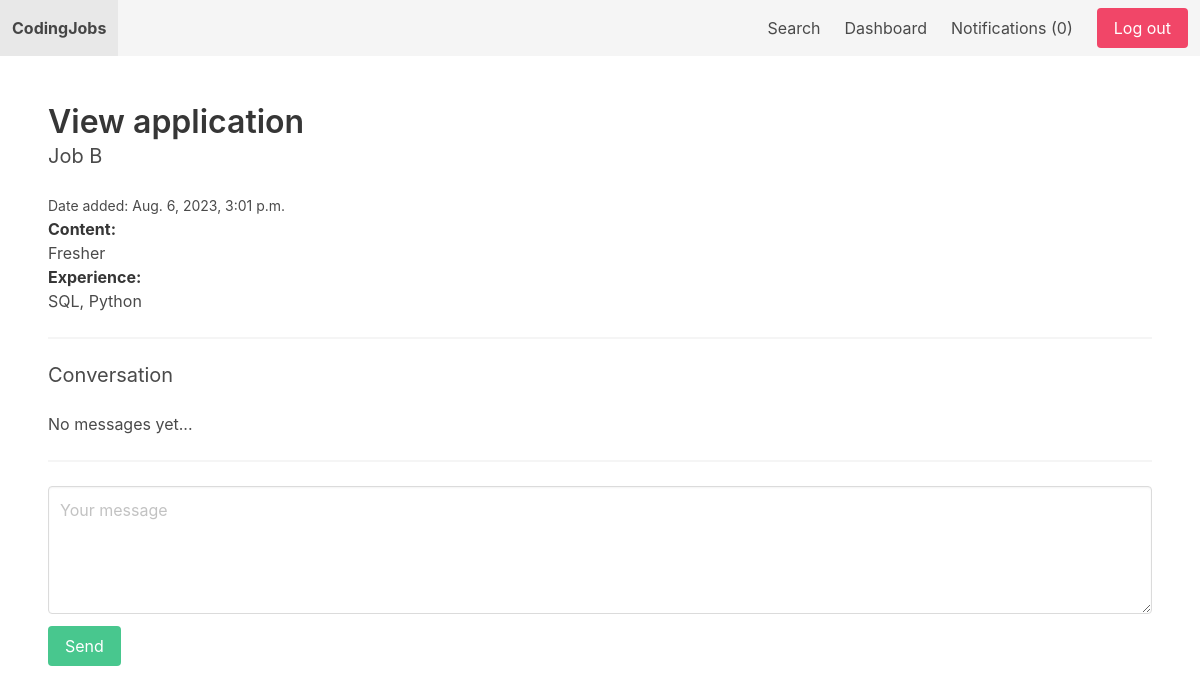
The app's page /dashboard/application/1/ (signed in), older data.
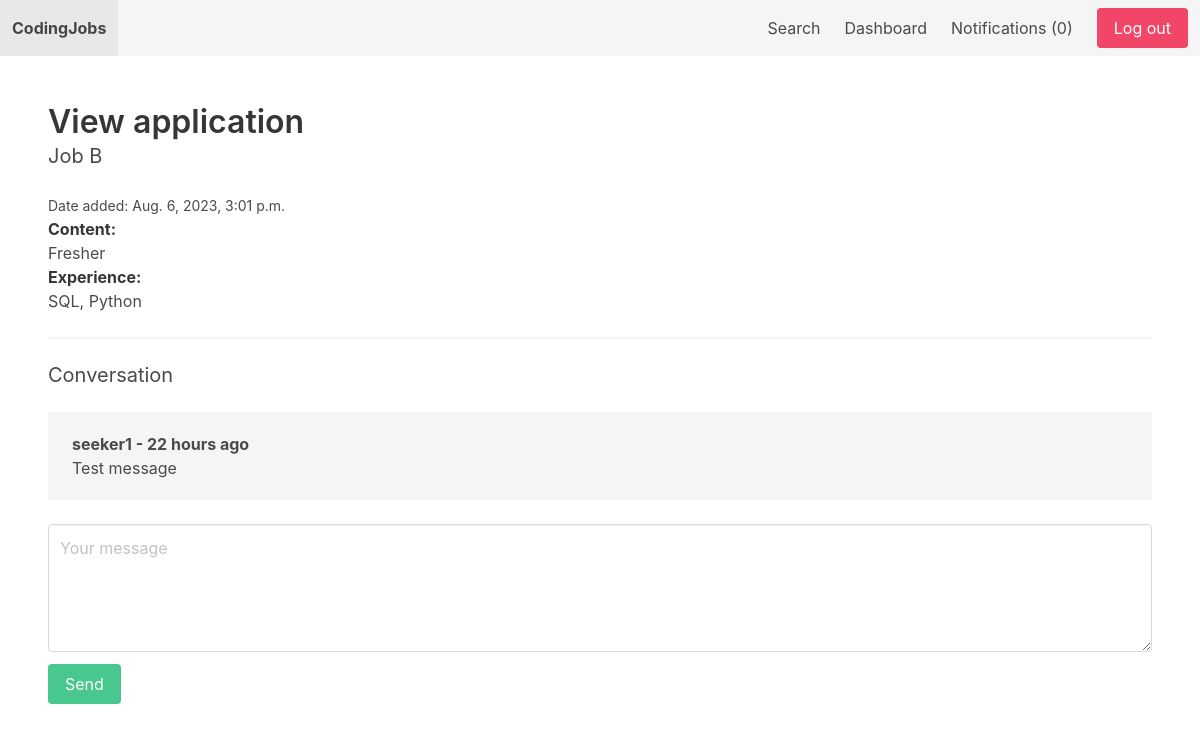
The same page, newer data.
### apps/userprofile/models.py (models this page shows)
class ConversationMessage(models.Model):
    application = models.ForeignKey(Application, related_name='conversationmessages', on_delete=models.CASCADE)
    content = models.TextField()
    created_by = models.ForeignKey(User, related_name='conversationmessages', on_delete=models.CASCADE)
    created_at = models.DateTimeField(auto_now_add=True)
    class Meta:
        ordering = ['created_at']

### apps/userprofile/views.py (the view, shortened to what this page needs)
# urls.py: path('application/<int:application_id>/', view_application, name='view_application'),
@login_required
def view_application(request, application_id):
    if request.user.userprofile.is_employer:
        application = get_object_or_404(Application, pk=application_id, job__created_by=request.user)
    else:
        application = get_object_or_404(Application, pk=application_id, created_by=request.user)
    return render(request, 'userprofile/view_application.html', {'application': application})

### apps/notification/context_processors.py (called while the page is built)
def notifications(request):
    if request.user.is_authenticated:
        return {'notifications': request.user.notifications.filter(is_read=False)}
    else:
        return {'notifications': []}

### apps/userprofile/templates/userprofile/view_application.html (shortened to what this page needs)
{% extends 'core/base.html' %}
{% block content %}
    <h1 class="title">View application</h1>
    <h2 class="subtitle">{{ application.job.title }}</h2>
    <small>Date added: {{ application.created_at }}</small>
    <p><strong>Content: </strong><br>{{ application.content }}</p>
    <p><strong>Experience: </strong><br>{{ application.experience }}</p>
    <hr>
    <h2 class="subtitle">Conversation</h2>
    {% for message in application.conversationmessages.all %}
        <div class="notification">
            <b>{{ message.created_by.username }} - {{ message.created_at|timesince }} ago</b><br>
            {{ message.content }}
        </div>
    {% empty %}
        <p>No messages yet...</p>
        <hr>
    {% endfor %}
    <form method="post" action=".">
        <div class="field">
            <div class="control">
                <textarea class="textarea" placeholder="Your message" name="content" id="id_content"></textarea>
            </div>
        </div>
        <div class="field">
            <div class="control">
                <button class="button is-success">Send</button>
            </div>
        </div>
    </form>
{% endblock %}

Row changes from the older to the newer data that the page shows:
added ConversationMessage: created_by.username "seeker1", created_at "22 hours", content "Test message"
Text that changed along with them:
text no longer shown: "No messages yet..."
